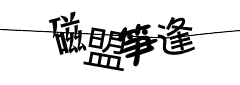
#> input picture src/ocr/vcode_1622.png, 240 x 85 px; its folder holds 3 pictures in this run
$ python vcode_ocr2.py
#> lines starting #> are read from the running program, lines starting #| are printed output that depends on the picture; after the words box and inside, x2 and y2 are one past the last pixel; in counts of white or black regions, pixels touching at a corner belong together; pictures that were not available may be replaced by others from this repository, and a replacement may not be noted
#> further down, Img is the input picture: shape (85, 240, 3); min 4, max 255, mean 220.5
#coding:utf-8
import os
import sys
import time
import random
import logging
import logging.config

import cv2
import numpy as np
# from matplotlib import pyplot as plt
from PIL import Image,ImageEnhance,ImageFilter
sys.path.append(os.path.join(os.path.dirname(__file__), '..'))
from spider.settings import LOGGING

logging.config.dictConfig(LOGGING)
logger = logging.getLogger('myocr')

BASEDIR = os.path.dirname(os.path.abspath(__file__))
VCODEDIR = os.path.join(BASEDIR, 'images/vcode/')
BPPDIR = os.path.join(BASEDIR, 'images/bpp/')
MOVE_TNTERFER = os.path.join(BASEDIR, 'images/move_interfer/')
CUTDIR = os.path.join(BASEDIR, 'images/cut_single/')
if not os.path.exists(CUTDIR):
    os.makedirs(CUTDIR)

class PreProcess(object):
    """description of class"""

    def ConvertToGray(self,Image,filename):
        '''
        灰度化
        '''
#> called with filename = 'vcode_1622.png'
        logger.debug('start convert {} to gray...'.format(filename))
        GrayImage=cv2.cvtColor(Image,cv2.COLOR_BGR2GRAY)
        logger.debug('has converted {} to gray...'.format(filename))
        return GrayImage

    def ConvertTo1Bpp(self,GrayImage,filename):
        '''
        二值化
        '''
#> called with filename = 'vcode_1622.png'
        logger.debug('start convert {gray} to 1bpp...'.format(gray=filename))
        Bpp=cv2.threshold(GrayImage,127,255,cv2.THRESH_BINARY)
        file_path = os.path.join(BPPDIR, filename)
        # cv2.imwrite(file_path, Bpp[1])
        cv2.imwrite('test/bpp.png', Bpp[1])
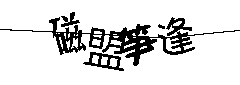
#> saved as bpp.png: shape (85, 240); 86.3% white; 4 black regions, box (x1, y1, x2, y2) and area: (0, 17, 240, 66) 2350, (83, 52, 124, 71) 292, (61, 12, 80, 27) 122, (158, 24, 165, 29) 21
        logger.debug('has converted {gray} to 1bpp...'.format(gray=filename))
        return Bpp[1]

    def remove_interferline(self,Bpp,filename):
        '''
        去干扰线
        '''
#> called with filename = 'vcode_1622.png'
        logger.debug('start remove {filename} interferline...'.format(filename=filename))
        for i in range(0, 52):
            for j in range(0,Bpp.shape[0]):    #Bpp.shape=(320L, 240L) 高、宽
                Bpp[j][i]=255                  #白色
        for i in range(200,Bpp.shape[1]):
            for j in range(0,Bpp.shape[0]):
                Bpp[j][i]=255
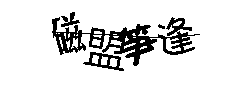
#> Bpp: shape (85, 240); 86.9% white; 4 black regions, box (x1, y1, x2, y2) and area: (52, 17, 200, 66) 2241, (83, 52, 124, 71) 292, (61, 12, 80, 27) 122, (158, 24, 165, 29) 21
        m=1
        n=1

        for i in range(52,200):
            while(m<Bpp.shape[0]-1):
                if Bpp[m][i]==0:
                    if Bpp[m+1][i]==0:
                        n=m+1
                    elif m>0 and Bpp[m-1][i]==0:
                        n=m
                        m=n-1
                    else:
                        n=m+1
                    break
                elif m!=Bpp.shape[0]:
                    l=0
                    k=0
                    ll=m
                    kk=m
                    while(ll>0):
                        if Bpp[ll][i]==0:
                            ll=11-1
                            l=l+1
                        else:
                            break
                    while(kk>0):
                        if Bpp[kk][i]==0:
                            kk=kk-1
                            k=k+1
                        else:
                            break
                    if (l<=k and l!=0) or (k==0 and l!=0):
                        m=m-1
                    else:
                        m=m+1
                else:
                    break
                #endif
            #endwhile
            if m>0 and Bpp[m-1][i]==0 and Bpp[n-1][i]==0:
                continue
            else:
                Bpp[m][i]=255
                Bpp[n][i]=255
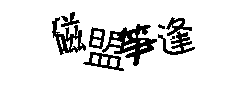
#> Bpp: shape (85, 240); 87.5% white; 8 black regions (1 under 20 px), largest, box (x1, y1, x2, y2) and area: (102, 24, 157, 66) 906, (158, 17, 195, 55) 540, (52, 17, 86, 55) 485
#> after the loop, k = 0; kk = 34; l = 0; ll = 34; m = 34; n = 35
            #endif
        #endfor
        file_path = os.path.join(MOVE_TNTERFER, filename)
        # cv2.imwrite(file_path, Bpp)
        cv2.imwrite('test/inter.png', Bpp)
        logger.debug('has removed {filename} interferline...'.format(filename=filename))
        return Bpp

    def cut_image(self, Bpp, filename):
        '''
        切图：采用二分法
        '''
#> called with filename = 'vcode_1622.png'
        logger.debug('start cut {filename} to single vcode...'.format(filename=filename))
        outpath = 'test/'
        # outpath = os.path.join(CUTDIR, filename)
        # 先一分为二：每部分两个字
        left = np.zeros((Bpp.shape[0], 78))
        for i in range(43,121):
            for j in range(0,Bpp.shape[0]):
                left[j][i-43] = Bpp[j][i]
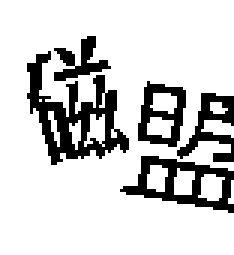
#> left: shape (85, 78) float64 (shown 3 times larger); 81.2% white; 5 black regions, box (x1, y1, x2, y2) and area: (9, 17, 43, 55) 485, (40, 52, 78, 71) 284, (59, 31, 78, 54) 177, (46, 27, 62, 49) 176, (18, 12, 37, 27) 122
        cv2.imwrite(outpath+'left_'+filename, left)

        right = np.zeros((Bpp.shape[0],92))
        for i in range(122,214):
            for j in range(0,Bpp.shape[0]):
                right[j][i-122] = Bpp[j][i]
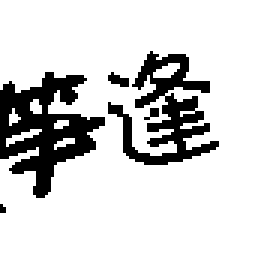
#> right: shape (85, 92) float64 (shown 3 times larger); 83.6% white; 5 black regions (2 under 20 px), largest, box (x1, y1, x2, y2) and area: (0, 24, 35, 66) 707, (36, 17, 73, 55) 540, (36, 24, 43, 29) 21
        cv2.imwrite(outpath+'right_'+filename,right)
        # 再二分为四， 每部分一个字
        left_1 = np.zeros((left.shape[0],42))
        for i in range(0, 42):
            for j in range(0,left.shape[0]):
                left_1[j][i-0] = left[j][i]
#> left_1: shape (85, 42) float64; 83% white; 3 black regions (1 under 20 px), largest, box (x1, y1, x2, y2) and area: (9, 17, 42, 55) 481, (18, 12, 37, 27) 122
        cv2.imwrite(outpath+'left_1_'+filename,left_1)

        left_2=np.zeros((left.shape[0],34))
        for i in range(43, 77):
            for j in range(0,left.shape[0]):
                left_2[j][i-43]=left[j][i]
#> left_2: shape (85, 34) float64; 79% white; 4 black regions (1 under 20 px), largest, box (x1, y1, x2, y2) and area: (0, 52, 34, 71) 272, (3, 27, 19, 49) 176, (16, 31, 34, 53) 141
        cv2.imwrite(outpath+'left_2_'+filename,left_2)

        right_1=np.zeros((right.shape[0],42))
        for i in range(0, 42):
            for j in range(0,right.shape[0]):
                right_1[j][i-0]=right[j][i]
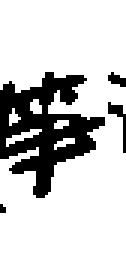
#> right_1: shape (85, 42) float64 (shown 3 times larger); 78.7% white; 4 black regions (2 under 20 px), largest, box (x1, y1, x2, y2) and area: (0, 24, 35, 66) 707, (36, 34, 42, 51) 31
        cv2.imwrite(outpath+'right_1_'+filename,right_1)

        right_2=np.zeros((right.shape[0],34))
        for i in range(43, 77):
            for j in range(0,right.shape[0]):
                right_2[j][i-43]=right[j][i]
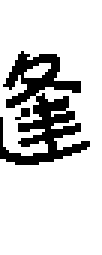
#> right_2: shape (85, 34) float64 (shown 3 times larger); 82.5% white; 2 black regions (1 under 20 px), largest, box (x1, y1, x2, y2) and area: (0, 17, 30, 55) 495
        cv2.imwrite(outpath+'right_2_'+filename,right_2)

        logger.debug('has cuted {filename} to single vcode...'.format(filename=filename))
        return (left,right,left_1,left_2)

    def rotate_image(self, cut_image, filename):
        pass


if __name__ == '__main__':
    vcodes = os.listdir(VCODEDIR)
    PP = PreProcess()
    # [7 lines of commented-out code are left out]

    filename = 'vcode_1622.png'
    Img = cv2.imread(filename)
    GrayImage=PP.ConvertToGray(Img,filename)
    Bpp=PP.ConvertTo1Bpp(GrayImage,filename)
    bpp_new=PP.remove_interferline(Bpp,filename)
    cut_image = PP.cut_image(bpp_new,filename)
    rotate_image = PP.rotate_image(cut_image, filename)
